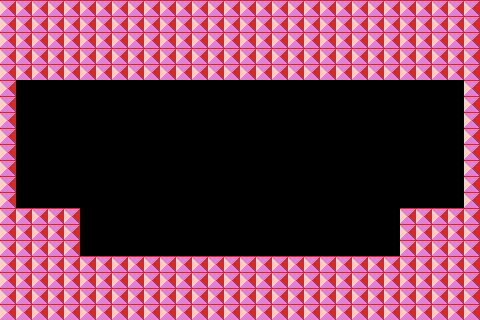

Rendered tile map (Tiled .tmx) drawn with the repository's tilesets; below, a short description and the map source with its tile grids summarised:
An orthogonal 30x20 tile map with 16x16 px tiles, 2 tile layers (bricks, solidbricks), 3 tilesets and 15 objects (6x PowerUpSpawnPoint, 3x StarInGameCurrency, TimeBomb, SpawnPoint, runningChaserEnemySpawnPoint, ...).

<map version="1.0" orientation="orthogonal" width="30" height="20" tilewidth="16" tileheight="16">
 <tileset firstgid="1" name="TileSetTemplate" tilewidth="16" tileheight="16">
  <image source="TileSetTemplate.png" width="64" height="64" />
 </tileset>
 <tileset firstgid="17" name="TileSetTemplateSolid" tilewidth="16" tileheight="16">
  <image source="TileSetTemplateSolid.png" width="64" height="64" />
 </tileset>
 <tileset firstgid="33" name="Tile B" tilewidth="16" tileheight="16">
  <image source="Tile B.png" width="16" height="16" />
 </tileset>
 <layer name="bricks" width="30" height="20">
  <data>[600 cells, 0 non-empty, 0 distinct tile ids]</data>
 </layer>
 <layer name="solidbricks" width="30" height="20">
  <data>[600 cells, 316 non-empty, 1 distinct tile ids]</data>
 </layer>
 <objectgroup name="Objects" width="30" height="20">
  <object x="441" y="107" height="1" />
  <object name="PowerUpSpawnPoint" x="149" y="196">
   <properties>
    <property name="PowerUpSpawnPoint" value="0" />
   </properties>
  </object>
  <object name="PowerUpSpawnPoint" x="170" y="196">
   <properties>
    <property name="PowerUpSpawnPoint" value="1" />
   </properties>
  </object>
  <object name="PowerUpSpawnPoint" x="190" y="195">
   <properties>
    <property name="PowerUpSpawnPoint" value="2" />
   </properties>
  </object>
  <object name="PowerUpSpawnPoint" x="149" y="216">
   <properties>
    <property name="PowerUpSpawnPoint" value="3" />
   </properties>
  </object>
  <object name="PowerUpSpawnPoint" x="170" y="217">
   <properties>
    <property name="PowerUpSpawnPoint" value="4" />
   </properties>
  </object>
  <object name="PowerUpSpawnPoint" x="191" y="215">
   <properties>
    <property name="PowerUpSpawnPoint" value="5" />
   </properties>
  </object>
  <object name="TimeBomb" x="44" y="136">
   <properties>
    <property name="TimeBomb" value="1" />
   </properties>
  </object>
  <object name="SpawnPoint" x="40" y="197">
   <properties>
    <property name="SpawnPoint" value="1" />
   </properties>
  </object>
  <object name="StarInGameCurrency" x="93" y="241">
   <properties>
    <property name="StarInGameCurrency" value="1" />
   </properties>
  </object>
  <object name="StarInGameCurrency" x="241" y="243">
   <properties>
    <property name="StarInGameCurrency" value="1" />
   </properties>
  </object>
  <object name="StarInGameCurrency" x="386" y="240">
   <properties>
    <property name="StarInGameCurrency" value="1" />
   </properties>
  </object>
  <object name="runningChaserEnemySpawnPoint" x="337" y="244">
   <properties>
    <property name="WalkRightFirst" value="NO" />
    <property name="runningChaserEnemySpawnPoint" value="1" />
   </properties>
  </object>
  <object x="441" y="178" height="1" />
  <object name="ExitDoor" x="428" y="178">
   <properties>
    <property name="ExitDoor" value="1" />
   </properties>
  </object>
 </objectgroup>
</map>
